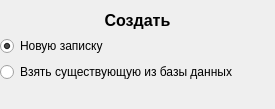
<?xml version="1.0" encoding="UTF-8"?>
<ui version="4.0">
 <class>Form</class>
 <widget class="QWidget" name="Form">
  <property name="geometry">
   <rect>
    <x>0</x>
    <y>0</y>
    <width>275</width>
    <height>109</height>
   </rect>
  </property>
  <property name="sizePolicy">
   <sizepolicy hsizetype="Preferred" vsizetype="Preferred">
    <horstretch>0</horstretch>
    <verstretch>0</verstretch>
   </sizepolicy>
  </property>
  <property name="minimumSize">
   <size>
    <width>0</width>
    <height>0</height>
   </size>
  </property>
  <property name="maximumSize">
   <size>
    <width>16777215</width>
    <height>16777215</height>
   </size>
  </property>
  <property name="windowTitle">
   <string>Form</string>
  </property>
  <layout class="QFormLayout" name="formLayout">
   <property name="leftMargin">
    <number>0</number>
   </property>
   <property name="rightMargin">
    <number>0</number>
   </property>
   <item row="0" column="0" colspan="2">
    <widget class="QLabel" name="label">
     <property name="font">
      <font>
       <pointsize>12</pointsize>
       <weight>75</weight>
       <bold>true</bold>
      </font>
     </property>
     <property name="styleSheet">
      <string notr="true">QLabel {
	font-weight: bold;
}</string>
     </property>
     <property name="text">
      <string>Создать</string>
     </property>
     <property name="alignment">
      <set>Qt::AlignCenter</set>
     </property>
    </widget>
   </item>
   <item row="1" column="0" colspan="2">
    <widget class="QRadioButton" name="radioButton">
     <property name="text">
      <string>Новую записку</string>
     </property>
     <property name="checked">
      <bool>true</bool>
     </property>
     <attribute name="buttonGroup">
      <string notr="true">buttonGroupNewOrNot</string>
     </attribute>
    </widget>
   </item>
   <item row="2" column="0" colspan="2">
    <widget class="QRadioButton" name="radioButton_2">
     <property name="text">
      <string>Взять существующую из базы данных</string>
     </property>
     <attribute name="buttonGroup">
      <string notr="true">buttonGroupNewOrNot</string>
     </attribute>
    </widget>
   </item>
   <item row="3" column="0">
    <layout class="QVBoxLayout" name="verticalLayout"/>
   </item>
  </layout>
 </widget>
 <resources/>
 <connections/>
 <buttongroups>
  <buttongroup name="buttonGroupNewOrNot"/>
 </buttongroups>
</ui>
